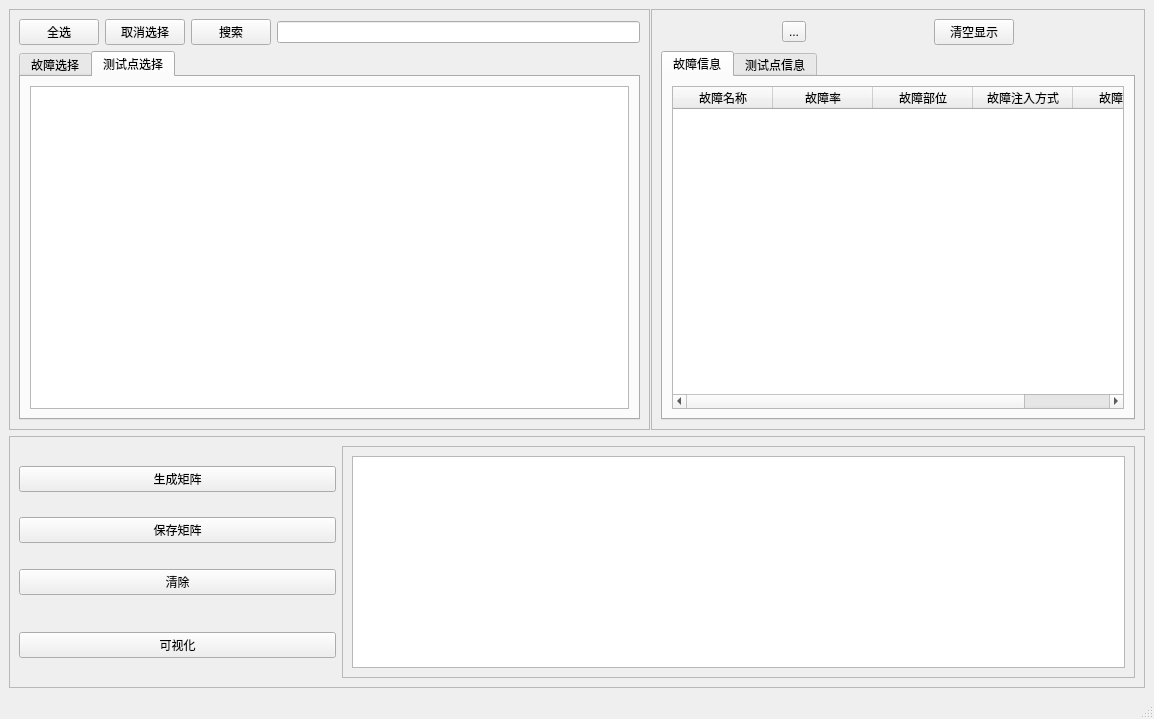
<?xml version="1.0" encoding="UTF-8"?>
<ui version="4.0">
 <class>MainWindow</class>
 <widget class="QMainWindow" name="MainWindow">
  <property name="geometry">
   <rect>
    <x>0</x>
    <y>0</y>
    <width>1154</width>
    <height>719</height>
   </rect>
  </property>
  <property name="windowTitle">
   <string>MainWindow</string>
  </property>
  <widget class="QWidget" name="centralwidget">
   <layout class="QVBoxLayout" name="verticalLayout_4" stretch="5,3">
    <item>
     <widget class="QSplitter" name="splitter">
      <property name="orientation">
       <enum>Qt::Horizontal</enum>
      </property>
      <property name="opaqueResize">
       <bool>true</bool>
      </property>
      <property name="handleWidth">
       <number>1</number>
      </property>
      <property name="childrenCollapsible">
       <bool>false</bool>
      </property>
      <widget class="QFrame" name="frame">
       <property name="frameShape">
        <enum>QFrame::StyledPanel</enum>
       </property>
       <property name="frameShadow">
        <enum>QFrame::Raised</enum>
       </property>
       <layout class="QVBoxLayout" name="verticalLayout">
        <item>
         <layout class="QHBoxLayout" name="horizontalLayout" stretch="1,1,1,5">
          <item>
           <widget class="QPushButton" name="pushButton_6">
            <property name="text">
             <string>全选</string>
            </property>
           </widget>
          </item>
          <item>
           <widget class="QPushButton" name="pushButton_7">
            <property name="text">
             <string>取消选择</string>
            </property>
           </widget>
          </item>
          <item>
           <widget class="QPushButton" name="pushButton">
            <property name="text">
             <string>搜索</string>
            </property>
           </widget>
          </item>
          <item>
           <widget class="QLineEdit" name="lineEdit"/>
          </item>
         </layout>
        </item>
        <item>
         <widget class="QTabWidget" name="tabWidget">
          <property name="currentIndex">
           <number>1</number>
          </property>
          <widget class="QWidget" name="faultSelecttab">
           <attribute name="title">
            <string>故障选择</string>
           </attribute>
           <layout class="QHBoxLayout" name="horizontalLayout_2">
            <item>
             <widget class="QTreeWidget" name="treeWidget">
              <column>
               <property name="text">
                <string notr="true">1</string>
               </property>
              </column>
             </widget>
            </item>
           </layout>
          </widget>
          <widget class="QWidget" name="testPointSelecttab">
           <attribute name="title">
            <string>测试点选择</string>
           </attribute>
           <layout class="QHBoxLayout" name="horizontalLayout_3">
            <item>
             <widget class="QListWidget" name="listWidget"/>
            </item>
           </layout>
          </widget>
         </widget>
        </item>
       </layout>
      </widget>
      <widget class="QFrame" name="frame_2">
       <property name="frameShape">
        <enum>QFrame::StyledPanel</enum>
       </property>
       <property name="frameShadow">
        <enum>QFrame::Raised</enum>
       </property>
       <layout class="QVBoxLayout" name="verticalLayout_2">
        <item>
         <layout class="QHBoxLayout" name="horizontalLayout_8">
          <item>
           <spacer name="horizontalSpacer">
            <property name="orientation">
             <enum>Qt::Horizontal</enum>
            </property>
            <property name="sizeHint" stdset="0">
             <size>
              <width>40</width>
              <height>20</height>
             </size>
            </property>
           </spacer>
          </item>
          <item>
           <widget class="QToolButton" name="toolButton">
            <property name="text">
             <string>...</string>
            </property>
           </widget>
          </item>
          <item>
           <spacer name="horizontalSpacer_2">
            <property name="orientation">
             <enum>Qt::Horizontal</enum>
            </property>
            <property name="sizeHint" stdset="0">
             <size>
              <width>40</width>
              <height>20</height>
             </size>
            </property>
           </spacer>
          </item>
          <item>
           <widget class="QPushButton" name="pushButton_5">
            <property name="text">
             <string>清空显示</string>
            </property>
           </widget>
          </item>
          <item>
           <spacer name="horizontalSpacer_3">
            <property name="orientation">
             <enum>Qt::Horizontal</enum>
            </property>
            <property name="sizeHint" stdset="0">
             <size>
              <width>40</width>
              <height>20</height>
             </size>
            </property>
           </spacer>
          </item>
         </layout>
        </item>
        <item>
         <widget class="QTabWidget" name="tabWidget_2">
          <property name="currentIndex">
           <number>0</number>
          </property>
          <widget class="QWidget" name="faultInformationtab">
           <attribute name="title">
            <string>故障信息</string>
           </attribute>
           <layout class="QHBoxLayout" name="horizontalLayout_4">
            <item>
             <widget class="QTableWidget" name="tableWidget">
              <column>
               <property name="text">
                <string>故障名称</string>
               </property>
              </column>
              <column>
               <property name="text">
                <string>故障率</string>
               </property>
              </column>
              <column>
               <property name="text">
                <string>故障部位</string>
               </property>
              </column>
              <column>
               <property name="text">
                <string>故障注入方式</string>
               </property>
              </column>
              <column>
               <property name="text">
                <string>故障描述</string>
               </property>
              </column>
             </widget>
            </item>
           </layout>
          </widget>
          <widget class="QWidget" name="testpointinformation">
           <attribute name="title">
            <string>测试点信息</string>
           </attribute>
           <layout class="QHBoxLayout" name="horizontalLayout_5">
            <item>
             <widget class="QTableWidget" name="tableWidget_2">
              <column>
               <property name="text">
                <string>测试点名称</string>
               </property>
              </column>
              <column>
               <property name="text">
                <string>测试点部位</string>
               </property>
              </column>
              <column>
               <property name="text">
                <string>测试点敏感度</string>
               </property>
              </column>
              <column>
               <property name="text">
                <string>测试点描述</string>
               </property>
              </column>
             </widget>
            </item>
           </layout>
          </widget>
         </widget>
        </item>
       </layout>
      </widget>
     </widget>
    </item>
    <item>
     <widget class="QFrame" name="frame_3">
      <property name="frameShape">
       <enum>QFrame::StyledPanel</enum>
      </property>
      <property name="frameShadow">
       <enum>QFrame::Raised</enum>
      </property>
      <layout class="QHBoxLayout" name="horizontalLayout_7" stretch="2,5">
       <item>
        <layout class="QVBoxLayout" name="verticalLayout_3">
         <item>
          <spacer name="verticalSpacer">
           <property name="orientation">
            <enum>Qt::Vertical</enum>
           </property>
           <property name="sizeHint" stdset="0">
            <size>
             <width>20</width>
             <height>28</height>
            </size>
           </property>
          </spacer>
         </item>
         <item>
          <widget class="QPushButton" name="pushButton_2">
           <property name="text">
            <string>生成矩阵</string>
           </property>
          </widget>
         </item>
         <item>
          <spacer name="verticalSpacer_5">
           <property name="orientation">
            <enum>Qt::Vertical</enum>
           </property>
           <property name="sizeHint" stdset="0">
            <size>
             <width>20</width>
             <height>28</height>
            </size>
           </property>
          </spacer>
         </item>
         <item>
          <widget class="QPushButton" name="pushButton_8">
           <property name="text">
            <string>保存矩阵</string>
           </property>
          </widget>
         </item>
         <item>
          <spacer name="verticalSpacer_2">
           <property name="orientation">
            <enum>Qt::Vertical</enum>
           </property>
           <property name="sizeHint" stdset="0">
            <size>
             <width>20</width>
             <height>28</height>
            </size>
           </property>
          </spacer>
         </item>
         <item>
          <widget class="QPushButton" name="pushButton_4">
           <property name="text">
            <string>清除</string>
           </property>
          </widget>
         </item>
         <item>
          <spacer name="verticalSpacer_4">
           <property name="orientation">
            <enum>Qt::Vertical</enum>
           </property>
           <property name="sizeHint" stdset="0">
            <size>
             <width>20</width>
             <height>40</height>
            </size>
           </property>
          </spacer>
         </item>
         <item>
          <widget class="QPushButton" name="pushButton_3">
           <property name="text">
            <string>可视化</string>
           </property>
          </widget>
         </item>
         <item>
          <spacer name="verticalSpacer_3">
           <property name="orientation">
            <enum>Qt::Vertical</enum>
           </property>
           <property name="sizeHint" stdset="0">
            <size>
             <width>20</width>
             <height>28</height>
            </size>
           </property>
          </spacer>
         </item>
        </layout>
       </item>
       <item>
        <widget class="QFrame" name="frame_4">
         <property name="frameShape">
          <enum>QFrame::StyledPanel</enum>
         </property>
         <property name="frameShadow">
          <enum>QFrame::Raised</enum>
         </property>
         <layout class="QHBoxLayout" name="horizontalLayout_6">
          <item>
           <widget class="QTableWidget" name="tableWidget_3"/>
          </item>
         </layout>
        </widget>
       </item>
      </layout>
     </widget>
    </item>
   </layout>
  </widget>
  <widget class="QMenuBar" name="menubar">
   <property name="geometry">
    <rect>
     <x>0</x>
     <y>0</y>
     <width>1154</width>
     <height>21</height>
    </rect>
   </property>
  </widget>
  <widget class="QStatusBar" name="statusbar"/>
 </widget>
 <resources/>
 <connections/>
</ui>
